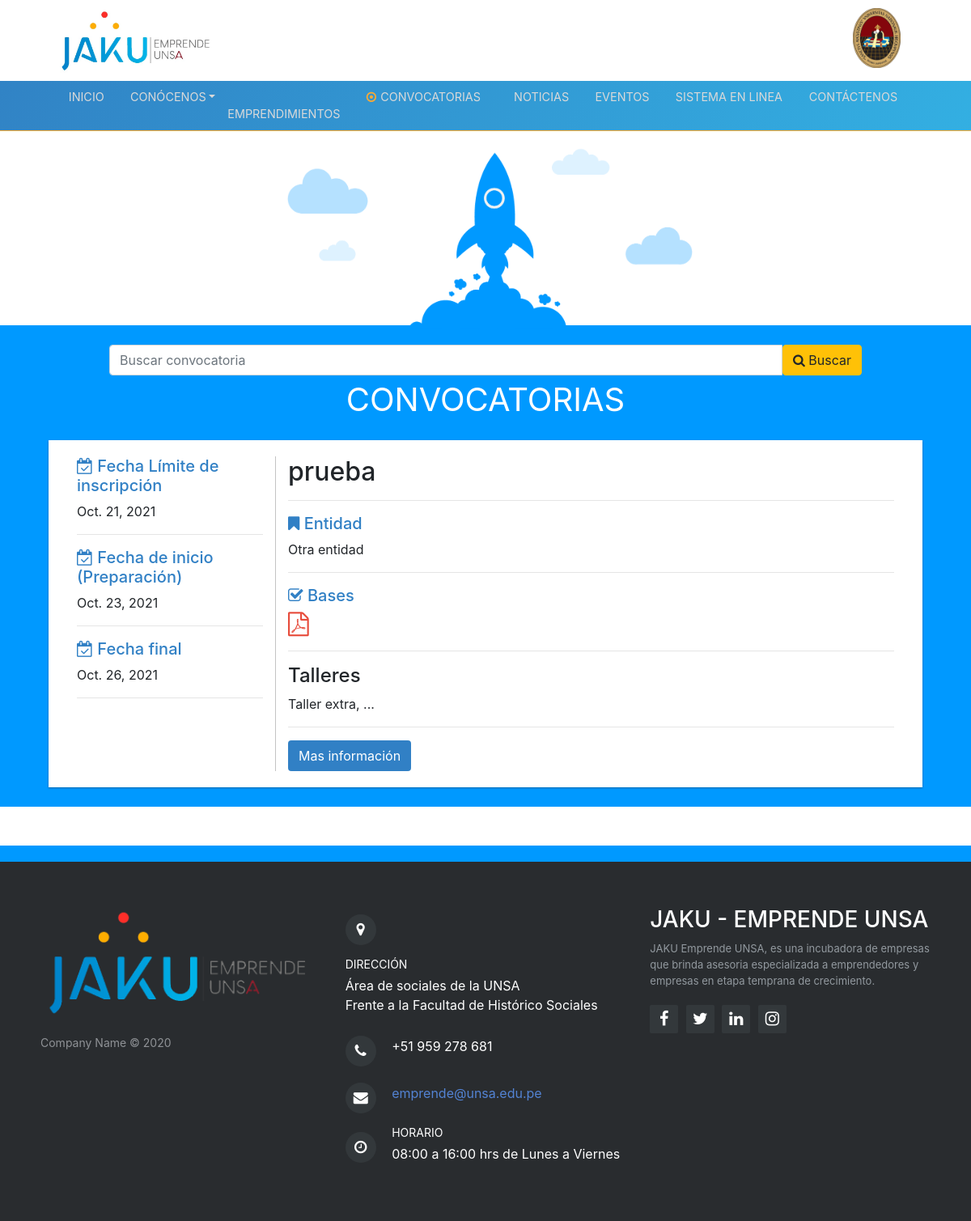
Page /convocatorias on the committed database.
### common/models.py (models this page shows, shortened)
class Call(models.Model):
	class Meta:
		ordering = ['id']
		verbose_name = 'convocatoria'
		permissions = (
				('is_jaku_staff', 'Is a Jaku staff'),
		)
	name = models.CharField('título', max_length=300)
	num_projects = models.IntegerField(default=1)
	has_projects = models.IntegerField(default=0)
	has_evaluations = models.IntegerField(default=0)
	entity = models.ForeignKey(Entity, on_delete=models.CASCADE, null=True, verbose_name='entidad')
	due_date = models.DateField('fecha límite', null=True, blank=True)
	preparation_start = models.DateField('fecha de inicio de prepación para equipos', null=True, blank=True)
	final_date = models.DateField('fecha final', null=True, blank=True)
	award = models.CharField('premio', max_length=50)
	rules = models.FileField('bases')
	is_reviewed = models.BooleanField(default=False)
	is_incubation = models.BooleanField(default=False)

class Entity(models.Model):
	class Meta:
		verbose_name = 'entidad'
		verbose_name_plural = 'entidades'
	name = models.CharField('nombre', max_length=200)
	def __str__(self):
		return self.name

class Workshop(models.Model):
	class Meta:
		verbose_name = 'taller'
		verbose_name_plural = 'talleres'
	name = models.CharField('nombre', max_length=150, blank=False, null=True)
	call = models.ForeignKey(Call, on_delete=models.CASCADE, verbose_name='convocatoria')
	description = models.TextField('descripción', blank=False, null=True)
	temary = models.TextField('temario', blank=False, null=True)

### web/views.py (the view)
# urls.py: path('convocatorias',views.calls, name = 'calls'),
def calls(request):
    now = datetime.today()
    call = Call.objects.select_related('entity').filter(due_date__gte =now).order_by('due_date')
    paginator = Paginator(call,3)
    page = request.GET.get('page')
    call = paginator.get_page(page)
    queryset = request.GET.get("search-call")
    if queryset:
        call = Call.objects.filter(
            Q(name__icontains = queryset),
            due_date__gte =now
        ).distinct()
    return render(request, 'web/calls.html', {'calls':call})

### web/templates/web/calls.html (shortened to what this page needs)
{% extends 'web/layout.html' %}
{% load static %}
{% block container %}
<div class="head-call">
</div>
<div class="bg-call">
    <div class="search-calls pt-4" style="position: relative;z-index: 999; width: 80%;margin: auto;">
        <form method="get">
            <div id="custom-search-input">
                <div class="input-group col-md-12">
                    <input type="text" class="form-control" placeholder="Buscar convocatoria" name="search-call">
                    <span class="input-group-list">
                        <button type="submit" class="btn btn-warning"><i class="fa fa-search"></i> Buscar</button>
                    </span>
                </div>
            </div>
        </form>
    </div>
    <div class="call-title text-uppercase" style="text-align: center;font-size: 5vh; color: #fff;">
        Convocatorias
    </div>
    <div class="list-calls">
        {% if calls %}
        {%for c in calls%}
        <div class="row content-call mb-4">
            <div class="col-sm-3 info-call">
                <h5 style="color: #3180c5;"><i class="fa fa-calendar-check-o" aria-hidden="true"></i>
                    Fecha Límite de inscripción</h5>
                <p>{{c.due_date}}</p>
                <hr>
                <h5 style="color: #3180c5;"><i class="fa fa-calendar-check-o" aria-hidden="true"></i>
                    Fecha de inicio (Preparación) </h5>
                <p>{{c.preparation_start}}</p>
                <hr>
                <h5 style="color: #3180c5;"><i class="fa fa-calendar-check-o" aria-hidden="true"></i>
                    Fecha final </h5>
                <p>{{c.final_date}}</p>
                <hr>
            </div>
            <div class="col-sm-9 content-detail-call" style="border-left: 1px solid rgb(196, 196, 196);">
                <h1 style="font-size: 4vh;">{{c.name}}</h1>
                <hr>
                <h5 style="color: #3180c5;"><i class="fa fa-bookmark" aria-hidden="true"></i>
                    Entidad</h5>
                <p>{{c.entity}}</p>
                <hr>
                <h5 style="color: #3180c5;"><i class="fa fa-check-square-o" aria-hidden="true"></i>
                    Bases</h5>
                <a target="_blank" href="{{ c.rules.url }}"><i class="fa fa-file-pdf-o" aria-hidden="true" style="font-size: 30px; color: #e74c3c;"></i></a>
                <hr>
                <h4>Talleres</h4>
                <p>{%for t in c.workshop_set.all%}
                        {{t.name}},
                    {%endfor%}
                    ...
                </p>
                <hr>
                <a href="{% url 'web:calldetail' c.id%}" class="btn" style="background-color: #3180c5;color: white;">Mas información</a>
            </div>
        </div>
        {%endfor%}
        {%endif%}
       <div class="row p-4" style="background-color: #fff;">
    </div>
</div>
</div>
{% endblock %}

### web/templates/web/layout.html (shortened to what this page needs)
{% load static %}
<!DOCTYPE html>
<html lang="en">
<head>
    <link rel="stylesheet" href="https://cdnjs.cloudflare.com/ajax/libs/twitter-bootstrap/4.5.0/css/bootstrap.min.css">
    <link rel="stylesheet" href="https://cdnjs.cloudflare.com/ajax/libs/font-awesome/4.7.0/css/font-awesome.min.css">
    <link rel="stylesheet" href="https://cdnjs.cloudflare.com/ajax/libs/Swiper/3.3.1/css/swiper.min.css">
    <link rel="stylesheet" href="{% static 'css/Header.css'%}">
    <link rel="stylesheet" href="{% static 'css/Footer.css'%}">
    <link rel="stylesheet" href="{% static 'css/home.css'%}">
    <link rel="stylesheet" href="{% static 'css/info-jaku.css'%}">
<body>
        <div class="logo-jaku container-jaku">
            <img style="padding: 0px;margin: 10px;width: 200px;" src="{% static 'img/jakulogo.jpg' %}">
            <img class="float-right" style="padding: 0px;margin: 10px;width: 59px;margin-right: 27px;"
                src="{% static 'img/Unsa.png' %}">
        </div>
        <div class="text-uppercase header-blue sticky-top" style="background: linear-gradient(120deg,#3183c5,#33afe2);border-bottom: 1px solid #fbaa34;">
            <nav class="navbar navbar-light navbar-expand-lg nav-bar-effect container-jaku">
                <div class="container-fluid" >
                    <div class="collapse navbar-collapse" id="navbar-head" style="width: 100%;">
                        <ul class="nav navbar-nav">
                            <li class="nav-item nav-bar-effect " role="presentation"><a class="nav-link {% if request.path == '/' %} active {%endif%}" href="{% url 'web:home'%}">Inicio<br></a></li>
                            <li class="nav-item dropdown"><a class="dropdown-toggle nav-link " data-toggle="dropdown"
                                    aria-expanded="false" href="">Conócenos</a>
                            </li>
                            <li class="nav-item" role="presentation" style="min-width: 150px;"><a class="nav-link {% if request.path == '/emprendimientos' %} active {%endif%}" href="{% url 'web:ventures'%}">Emprendimientos</a></li>
                            <li class="nav-item" role="presentation" style="min-width: 150px;"><a class="nav-link {% if request.path == '/convocatorias' %} active {%endif%}" href="{% url 'web:calls'%}"><i
                                        class="fa fa-dot-circle-o"></i>Convocatorias<br></a></li>
                            <li class="nav-item" role="presentation"><a class="nav-link {% if request.path == '/noticias' %} active {%endif%}" href="{% url 'web:news'%}">Noticias</a></li>
                            <li class="nav-item" role="presentation"><a class="nav-link {% if request.path == '/eventos'%} active {%endif%}" href="{% url 'web:events'%}">Eventos </a></li>
                            <li class="nav-item" role="presentation" style="min-width: 150px;"><a class="nav-link" href="{% url 'common:home' %}">Sistema en linea</a></li>
                            <li class="nav-item" role="presentation" style="min-width: 150px;"><a class="nav-link {% if request.path == '/contactenos' %} active {%endif%}" href="{% url 'web:contact' %}">Contáctenos</a></li>
                        </ul>
                    </div>
                </div>
            </nav>
        </div>
        {% block container %}
        {% endblock %}
        <div class="footer-jaku">
            <div class="row">
                <div class="col-sm-6 col-md-4 footer-navigation"><img src="{% static 'img/jakulogotrans.png' %}"
                        width="100%">
                    <p class="company-name">Company Name © 2020</p>
                </div>
                <div class="col-sm-6 col-md-4 footer-contacts">
                    <div><span class="fa fa-map-marker footer-contacts-icon"> </span>
                        <p><span class="text-uppercase new-line-span">Dirección</span>Área de sociales de la UNSA <br> Frente a la Facultad de Histórico Sociales</p>
                    </div>
                    <div><i class="fa fa-phone footer-contacts-icon"></i>
                        <p class="footer-center-info email text-left"> +51 959 278 681</p>
                    </div>
                    <div><i class="fa fa-envelope footer-contacts-icon"></i>
                        <p> <a href="#" target="_blank">emprende@unsa.edu.pe</a></p>
                    </div>
                    <div><span class="fa fa-clock-o footer-contacts-icon"> </span>
                        <p><span class="text-uppercase new-line-span">Horario</span> 08:00 a 16:00 hrs de Lunes a
                            Viernes</p>
                    </div>
                </div>
                <div class="col-md-4 footer-about">
                    <h3 class="text-uppercase">Jaku - Emprende UNSA</h3>
                    <p> JAKU Emprende UNSA, es una incubadora de empresas que brinda asesoria especializada a emprendedores y empresas en etapa temprana de crecimiento.</p>
                    <div class="social-links social-icons">
                        <a href="https://www.facebook.com/jakuemprendeunsa/" target="_blank"><i class="fa fa-facebook"></i></a>
                        <a href="https://twitter.com/JAKUEmprende" target="_blank"><i class="fa fa-twitter"></i></a>
                        <a href="https://www.linkedin.com/company/jaku-emprende-unsa/" target="_blank"><i class="fa fa-linkedin"></i></a>
                        <a href="https://www.instagram.com/jakuemprende/?hl=es-la" target="_blank"><i class="fa fa-instagram"></i></a>
                    </div>
                </div>
            </div>
        </div>
</body>
</html>

### web/static/css/Header.css (style rules this page uses)
.header-blue .navbar { padding: 0px; font-size: 90%; }
.container-fluid { padding: 0%; margin: 0%; }
.header-blue .navbar.navbar-light .navbar-nav { width: 100%; display: flex; justify-content: space-around; }
.header-blue .navbar.navbar-light .navbar-nav .nav-link { color: #d9d9d9; padding: 9px 0.01%; position: relative; }
.header-blue .navbar.navbar-light .navbar-nav .nav-link .fa-dot-circle-o { opacity: 0; padding-right: 5px; }
.header-blue .navbar.navbar-light .navbar-nav .nav-link:focus, .header-blue .navbar.navbar-light .navbar-nav .nav-link.active .fa-dot-circle-o { opacity: 1; color: #fbaa34; }

### web/static/css/Footer.css (style rules this page uses)
.footer-jaku { background-color: #292c2f; box-shadow: 0 1px 1px 0 rgba(0, 0, 0, 0.12); box-sizing: border-box; width: 100%; text-align: left; padding: 55px 50px; bottom: 0; color: #fff; }
.footer-navigation p.company-name { color: #8f9296; font-size: 14px; font-weight: normal; margin-top: 20px; }
.footer-contacts p { display: inline-block; color: #ffffff; vertical-align: middle; }
.footer-contacts p a { color: #5383d3; text-decoration: none; }
.fa.footer-contacts-icon { background-color: #33383b; color: #fff; font-size: 18px; width: 38px; height: 38px; border-radius: 50%; text-align: center; line-height: 38px; margin: 10px 15px 10px 0; }
span.new-line-span { display: block; font-weight: normal; display: block; font-weight: normal; font-size: 14px; line-height: 2; }
.footer-about p { line-height: 20px; color: #92999f; font-size: 13px; font-weight: normal; margin: 0; }
div.social-links { margin-top: 20px; color: #fff; }
.social-links a { display: inline-block; width: 35px; height: 35px; cursor: pointer; background-color: #33383b; border-radius: 2px; font-size: 20px; color: #ffffff; text-align: center; line-height: 35px; margin-right: 5px; margin-bottom: 5px; }

### web/static/css/home.css (style rules this page uses)
.container-jaku { max-width: 90%; margin: auto; }

### web/static/css/info-jaku.css (style rules this page uses)
.head-call { height: 30vh; background: url("../../static/img/bg2.png"); background-repeat: no-repeat; background-position: bottom center; background-size: contain; position: relative; top: 5px; }
.bg-call { background: #0099FF; }
.list-calls { padding: 20px 0px; }
.content-call { padding: 20px; width: 90%; margin: auto; background-color: white; box-shadow: 0 1px 3px rgba(0, 0, 0, 0.12), 0 1px 2px rgba(0, 0, 0, 0.24); }

### rows in the picture
Call: due_date "Oct. 21, 2021", preparation_start "Oct. 23, 2021", final_date "Oct. 26, 2021", name "prueba", entity "Otra entidad"
Workshop: name "Taller extra"
